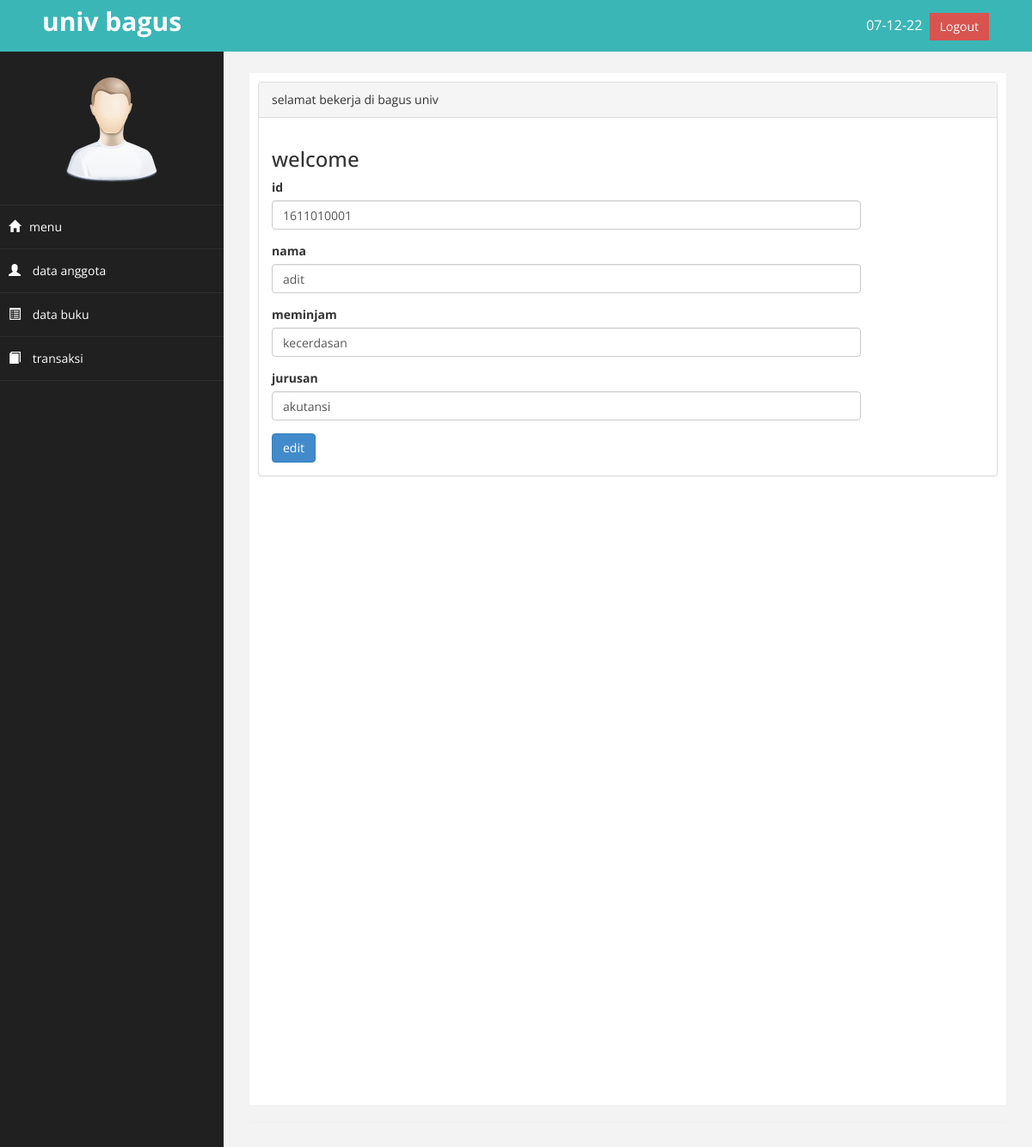
The app's page /tugas/index.php?page=anggota&aksi=ubah&id=1611010001 with its own data.
### tables this page shows
CREATE TABLE `db_anggota` (
  `id` int(30) NOT NULL,
  `nama` varchar(30) NOT NULL,
  `meminjam` varchar(70) NOT NULL,
  `jurusan` varchar(30) NOT NULL,
  `aksi` int(15) NOT NULL
);

### tugas/page/anggota/ubah.php (the view, shortened to what this page needs)
<?php
$kode2=$_GET['id'];
$sql= $koneksi->query ("select *from db_anggota where id='$kode2'");
$tampil=$sql ->fetch_assoc();
?>
 <div class="panel panel-default">
 <div class="panel-heading">
     <div id="runningtext">
        <marquee behavior="scroll" scrollamount="3" onmouseover="this.stop();" onmouseout="this.start();" direction="left">
            selamat bekerja di bagus univ
        </marquee>
        </div>
    </div>
 <div class="panel-body">
                            <div class="row">
                                <div class="col-md-10">
                                    <h3>welcome</h3>
                                    <form method="POST" >
                                        <div class="form-group">
                                            <label>id</label>
                                            <input class="form-control" name="id" value="<?php echo $tampil ['id'] ?>" />
                                        </div>
                                        <div class="form-group">
                                            <label>nama</label>
                                            <input class="form-control" name="nama" value="<?php echo $tampil['nama'];?>"/>
                                        </div>
                                        <div class="form-group">
                                            <label>meminjam</label>
                                            <input class="form-control" name="meminjam" value="<?php echo $tampil ['meminjam'] ?>"/>
                                        </div>
                                        <div class="form-group">
                                            <label>jurusan</label>
                                            <input class="form-control" name="jurusan" value="<?php echo $tampil ['jurusan'] ?>"/>
                                        </div>
                                      <div>
                                          <input type="submit" name="simpan" value="edit" class="btn btn-primary">
                                      </div>
                                    </form>
                                </div>
                            </div>
 </div>
 </div>
 </div>

### tugas/assets/css/custom.css (style rules this page uses)
body { font-family: 'Open Sans', sans-serif; }

### records on screen
db_anggota: id "1611010001", nama "adit", meminjam "kecerdasan", jurusan "akutansi"
